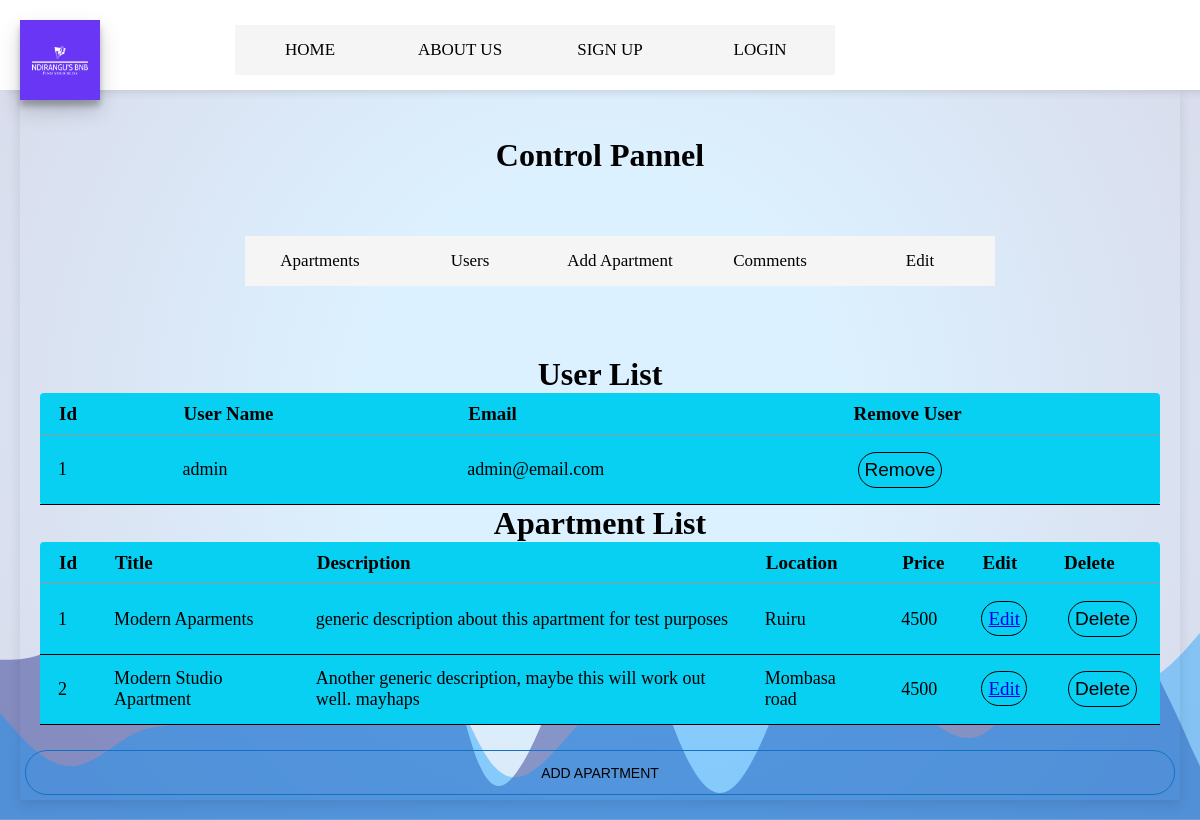
The page /admin on the database its author committed.
### airbnb/models.py (models this page shows, shortened)
class User(db.Model, UserMixin):
    id = db.Column(db.Integer, primary_key=True)
    username = db.Column(db.String(20), unique=True, nullable=False)
    email = db.Column(db.String(120), unique=True, nullable=False)
    image_file = db.Column(db.String(20), nullable=False, default='default.jpg')
    password = db.Column(db.String(60), nullable=False)
    comment = db.relationship('Post', backref='author', lazy=True)
    wishlist_items = db.relationship('Wishlist', backref='user', lazy=True)

### airbnb/admin.py (models this page shows, shortened)
class AdminPost(db.Model):
    id = db.Column(db.Integer, primary_key=True)
    title = db.Column(db.String(100), nullable=False)
    description = db.Column(db.Text, nullable=False)
    location = db.Column(db.String(255), nullable=False)
    price = db.Column(db.String(20), nullable=False)
    category = db.Column(db.String(50), nullable=False)
    picture_1 = db.Column(db.String(20), nullable=False, default='default.jpg')
    picture_2 = db.Column(db.String(20), nullable=False, default='default.jpg')
    picture_3 = db.Column(db.String(20), nullable=False, default='default.jpg')
    admin_id = db.Column(db.Integer, db.ForeignKey('admin.id'), nullable=False)

### airbnb/routes.py (the view, shortened to what this page needs)
@app.route('/admin', methods=['GET', 'POST'])
def admin():
    users= User.query.all()
    apartments= AdminPost.query.all()
    form = AdminPostForm()
    return render_template('admin.html', title='Admin Panel', form=form, users=users, apartments=apartments)

### airbnb/templates/admin.html (shortened to what this page needs)
{% extends "base.html" %}
  {% block content%}
  <div class="admin-wrapper">
    <div class="admin-title">
      <p>
        Control Pannel
      </p>
      <div class="pannel">
        <nav>
          <a href="#">Apartments</a>
          <a href="#users" >Users</a>
          <a href="#addapartment">Add Apartment</a>
          <a href="#">Comments</a>
          <a href="#">Edit</a>
      </nav>
      </div>
    </div>
    <div class="tables">
    <div id="users">
    <table>
      <thead>
        <caption>User List</caption>
        <tr>
          <th>Id</th>
          <th>User Name</th>
          <th>Email</th>
          <th>Remove User</th>
      </thead>
      <tbody>
          {% for i in users %}
        <tr>
          <td>{{i.id}}</td>
          <td>{{i.username}}</td>
          <td>{{i.email}}</td>
          <td> <button class="tb">Remove</button></td>
        </tr>
        {% endfor %}
      </tbody>
    </table>
    </div>
    <div id="apartments">
        <table>
          <thead>
            <caption>Apartment List</caption>
            <tr>
              <th>Id</th>
              <th>Title</th>
              <th>Description</th>
              <th>Location</th>
              <th>Price</th>
              <th>Edit</th>
              <th>Delete</th>
          </thead>
          <tbody>
              {% for i in apartments %}
            <tr>
              <td>{{i.id}}</td>
              <td>{{i.title}}</td>
              <td>{{i.description}}</td>
              <td>{{i.location}}</td>
              <td>{{i.price}}</td>
              <td>
                <a class="tb" href="{{ url_for('edit_apartment', apartment_id=i.id) }}">Edit</a>
              </td>
              <td>
                <form action="{{ url_for('delete_apartment', apartment_id=i.id) }}" method="POST">
                    <button class="tb" type="submit">Delete</button>
                  </form>
              </td>
            </tr>
            {% endfor %}
          </tbody>
        </table>
        </div>
    </div>
    <button id="addapartment" class="open-modal btn outline">Add Apartment</button>
  {% endblock content %}

### airbnb/templates/base.html (shortened to what this page needs)
<!DOCTYPE html>
<html lang="en">
<head>
  <link rel="stylesheet" type="text/css" href="{{url_for('static', filename='utilities.css')}}">
  <link rel="stylesheet" type="text/css" href="{{url_for('static', filename='styles.css')}}">
  <link rel="stylesheet" type="text/css" href="{{url_for('static', filename='general.css')}}">
  <link rel="stylesheet" type="text/css" href="{{url_for('static', filename='media.css')}}">
  <link rel="stylesheet" type="text/css" href="{{url_for('static', filename='apartments.css')}}">
  <link rel="stylesheet" type="text/css" href="{{url_for('static', filename='auth.css')}}">
  <link rel="stylesheet" type="text/css" href="{{url_for('static', filename='account.css')}}">
  <link rel="stylesheet" type="text/css" href="{{url_for('static', filename='admin.css')}}">
  <link rel="stylesheet" href="https://cdnjs.cloudflare.com/ajax/libs/font-awesome/5.15.3/css/all.min.css"/>
  <link rel="stylesheet" href="https://unicons.iconscout.com/release/v3.0.6/css/line.css">
  <link rel='stylesheet' href='https://cdn-uicons.flaticon.com/uicons-regular-rounded/css/uicons-regular-rounded.css'>
  <link href="http://cdnjs.cloudflare.com/ajax/libs/font-awesome/4.3.0/css/font-awesome.css" rel="stylesheet" type='text/css'>
  <link rel="stylesheet" href="https://use.fontawesome.com/releases/v5.5.0/css/all.css">
</head>
<body>
  <div class="nav">
    <div class="logo">
      <img title="Ndirangu's BNB" src="{{url_for('static', filename='images/logo-color.png')}}" alt="">
    </div>
    <div class="pannel">
      <nav>
        <a href="{{url_for('home')}}">HOME</a>
        <a href="#about">ABOUT US</a>
        {% if current_user.is_authenticated %}
          {% if current_user.email == 'admin@email.com' %}
            <a href="{{url_for('admin')}}">ADMIN</a>
          {% endif %}
          <a href="{{url_for('account')}}">MY ACCOUNT</a>
          <a href="{{url_for('logout')}}">LOGOUT</a>
        {% else %}
          <a href="{{url_for('signup')}}">SIGN UP</a>
          <a href="{{url_for('login')}}">LOGIN</a>
        {% endif %}
      </nav>
    </div>
  </div>
  {% block content %}
  {% endblock %}
</div>
</body>
</html>

### airbnb/static/utilities.css (style rules this page uses)
.book,.wish, button { cursor: pointer; outline: none; margin: 5px; }
.btn, button.outline { width: auto; height: 45px; position: relative; background: transparent; color: #000000; font-size: 14px; border-color: #1172c4; border-style: solid; border-width: 1px; border-radius: 22px; padding: 10px 40px; text-transform: uppercase; transition: all 0.2s linear; }
.btn, button.outline:hover { color: white; background: #1172c4; border-color: white; transition: all 0.2s linear; }

### airbnb/static/styles.css (style rules this page uses)
body { margin: 0; padding: 20px; background: rgb(0,153,255); background: radial-gradient(circle, rgba(0,153,255,0.1390756986388305) 32%, rgba(0,11,117,0.1474790599833683) 100%); overflow-x: auto; }
.nav { background-color: #fff; padding: 10px; position: fixed; top: 0; left: 0; right: 0; height: 70px; display: flex; z-index: 70; justify-content: space-between; box-shadow: #63636333 10px 2px 8px 0px; }
.logo { display: flex; flex-wrap: nowrap; }
.logo img { position: fixed; height: 80px; margin: 10px; box-shadow: #00000030 0px 10px 20px, #0000003b 0px 6px 6px; }

### airbnb/static/account.css (style rules this page uses)
:root { --color-white: #f3f3f3; --color-darkblue: #1b1b32; --color-darkblue-alpha: #1b1b32cc; --color-purple: #2e81c0; }

### airbnb/static/admin.css (style rules this page uses)
.admin-wrapper { display: flex; flex-direction: column; justify-content: center; margin: 70px 0px 0px 0px; box-shadow: rgba(0, 0, 0, 0.1) 0px 4px 12px; }
.admin-title p { text-align: center; font-size: 2rem; font-weight: 700; color: black; padding: 15px; }
.pannel { float: left; width: 100%; height: 100px; margin-top: 15px; overflow: hidden; }
.pannel nav { float: left; width: 750px; height: 100px; margin-left: calc(50vw - 375px); }
.pannel nav a { float: left; width: 150px; height: 50px; text-decoration: none; color:#000; background: #f5f5f5; text-align: center; line-height: 50px; font-size: 17px; transition:all 500ms; position: relative; z-index: 1; }
.pannel nav a:after { content: ""; position: absolute; bottom: 0; left: 0; width: 100%; height: 100%; transform: scaleY(0); transform-origin: bottom center; background: #07d0f3; color:#fff; z-index: -1; transition: transform 0.5s; }
.tables { display: flex; justify-content: center; flex-direction: column; padding: 20px; }
table { background: #07d0f3; border-radius: 0.25em; border-collapse: collapse; width: 100%; }
th { border-bottom: 1px solid #969a9b; color: #000000; font-size: 19px; font-weight: 600; padding: 0.5em 1em; text-align: left; }
.tb { border: 1px solid #000; border-radius: 20px; background: none; font-size: 19px; cursor: pointer; padding: 6px; }
td { color: #000000; font-weight: 400; padding: 0.65em 1em; font-size: 18px; border-bottom: 1px solid #000; height: 10px; }
tbody tr { transition: background 0.25s ease; }
caption { font-weight: 800; font-size: 2rem; }

### rows shown on the page
User: id "1", username "admin", email "admin@email.com"
AdminPost: id "1", title "Modern Aparments", description "generic description about this apartment for test purposes", location "Ruiru", price "4500"
AdminPost: id "2", title "Modern Studio Apartment", description "Another generic description, maybe this will work out well. mayhaps", location "Mombasa road", price "4500"
